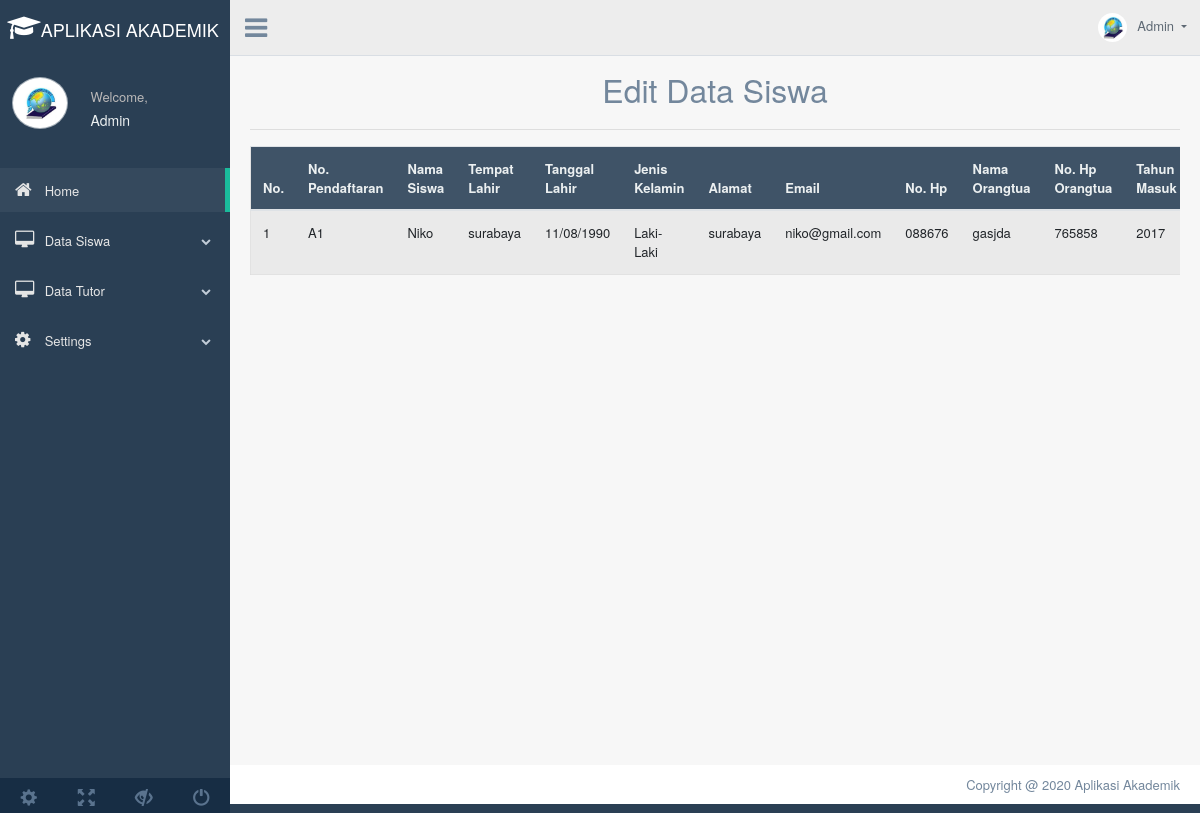
The app's page /index.php?page=editdata_siswa with its own data.
### tables this page shows
CREATE TABLE `siswa` (
  `No_pendaftaran` varchar(200) NOT NULL,
  `Nama` varchar(200) NOT NULL,
  `Tempat_lahir` varchar(200) NOT NULL,
  `Tanggal_lahir` varchar(200) NOT NULL,
  `Jenis_kelamin` varchar(10) NOT NULL,
  `Alamat` varchar(200) NOT NULL,
  `Email` varchar(200) NOT NULL,
  `No_hp` varchar(200) NOT NULL,
  `Nama_orangtua` varchar(200) NOT NULL,
  `No_hp_orangtua` varchar(200) NOT NULL,
  `Tahun_masuk` varchar(200) NOT NULL
);

### siswa/editdata.php (the view, shortened to what this page needs)
<?php
include('config.php');
?>
	<div class="container" style="margin-top:20px">
		<center><font size="6">Edit Data Siswa</font></center>
		<hr>
		<div class="table-responsive">
		<table class="table table-striped jambo_table bulk_action">
			<thead>
				<tr>
					<th>No.</th>
					<th>No. Pendaftaran</th>
					<th>Nama Siswa</th>
					<th>Tempat Lahir</th>
					<th>Tanggal Lahir</th>
					<th>Jenis Kelamin</th>
					<th>Alamat</th>
					<th>Email</th>
					<th>No. Hp</th>
					<th>Nama Orangtua</th>
					<th>No. Hp Orangtua</th>
					<th>Tahun Masuk</th>
				</tr>
			</thead>
			<tbody>
				<?php
				$sql = mysqli_query($koneksi, "SELECT * FROM siswa ORDER BY No_pendaftaran DESC") or die(mysqli_error($koneksi));
				if(mysqli_num_rows($sql) > 0){
					$no = 1;
					while($data = mysqli_fetch_assoc($sql)){
						echo '
						<tr>
							<td>'.$no.'</td>
							<td>'.$data['No_pendaftaran'].'</td>
							<td>'.$data['Nama'].'</td>
							<td>'.$data['Tempat_lahir'].'</td>
							<td>'.$data['Tanggal_lahir'].'</td>
							<td>'.$data['Jenis_kelamin'].'</td>
							<td>'.$data['Alamat'].'</td>
							<td>'.$data['Email'].'</td>
							<td>'.$data['No_hp'].'</td>
							<td>'.$data['Nama_orangtua'].'</td>
							<td>'.$data['No_hp_orangtua'].'</td>
							<td>'.$data['Tahun_masuk'].'</td>
							<td>
								<a href="index.php?page=edit_siswa&No_pendaftaran='.$data['No_pendaftaran'].'" class="btn btn-secondary btn-sm">Edit</a>
							</td>
						</tr>
						';
						$no++;
					}
				}else{
					echo '
					<tr>
						<td colspan="6">Tidak ada data.</td>
					</tr>
					';
				}
				?>
		</table>
	</div>
	</div>

### records on screen
siswa: No_pendaftaran "A1", Nama "Niko", Tempat_lahir "surabaya", Tanggal_lahir "11/08/1990", Jenis_kelamin "Laki-Laki", Alamat "surabaya", Email "niko@gmail.com", No_hp "088676", Nama_orangtua "gasjda", No_hp_orangtua "765858", Tahun_masuk "2017"
